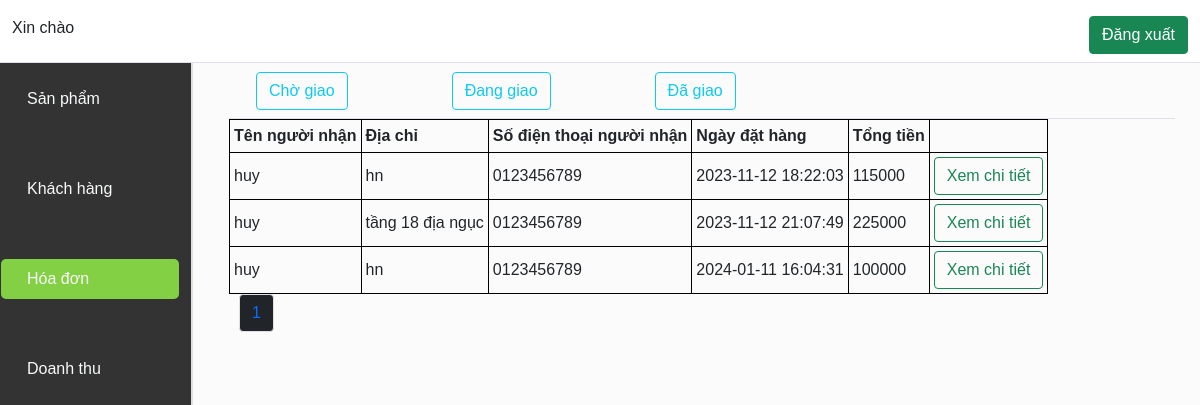
Screenshot of /admin/menu.php?detail=3&tab=hoadon with the database file from the repository.
### tables this page shows
CREATE TABLE `tbl_order` (
  `id` int(11) NOT NULL,
  `cus_id` int(11) NOT NULL,
  `receiver_name` varchar(50) NOT NULL,
  `address` varchar(50) NOT NULL,
  `phone` char(20) NOT NULL,
  `created_at` timestamp NOT NULL DEFAULT current_timestamp() ON UPDATE current_timestamp(),
  `total` int(11) NOT NULL,
  `status` int(11) NOT NULL
);

### admin/delivery_detail/da_giao.php (the view, shortened to what this page needs)
<?php
if (isset($_GET['page'])) {
    $page = $_GET['page'];
} else {
    $page = 1;
}
$row_per_page = 5;
$per_row = ($page - 1) * $row_per_page;
$sql = mysqli_query($conn, "SELECT * FROM tbl_order WHERE status = 2 LIMIT " . $per_row . "," . $row_per_page);
?>
<table>
    <tr>
        <th>Tên người nhận</th>
        <th>Địa chỉ</th>
        <th>Số điện thoại người nhận</th>
        <th>Ngày đặt hàng</th>
        <th>Tổng tiền</th>
    </tr>
    <?php while ($orders = mysqli_fetch_array($sql)) { ?>
        <tr>
            <td>
                <?php echo $orders['receiver_name'] ?>
            </td>
            <td>
                <?php echo $orders['address'] ?>
            </td>
            <td>
                <?php echo $orders['phone'] ?>
            </td>
            <td>
                <?php echo $orders['created_at'] ?>
            </td>
            <td>
                <?php echo $orders['total'] ?>
            </td>
            <td>
                <a target="_blank" href="./delivery_detail/order_detail.php?id=<?php echo $orders['id'] ?>" ><button class="btn btn-outline-success">Xem chi tiết</button></a>
            </td>
        </tr>
        <?php
    }
    ?>
</table>

### rows the page displays
tbl_order: receiver_name "huy", address "hn", phone "0123456789", created_at "2023-11-12 18:22:03", total "115000"
tbl_order: receiver_name "huy", address "tầng 18 địa ngục", phone "0123456789", created_at "2023-11-12 21:07:49", total "225000"
tbl_order: receiver_name "huy", address "hn", phone "0123456789", created_at "2024-01-11 16:04:31", total "100000"
